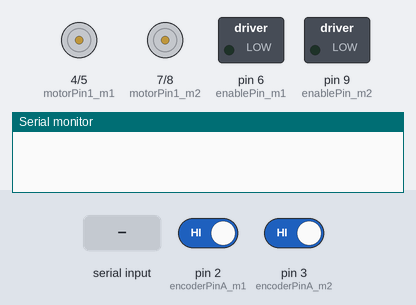
Bench run of a sketch on a simulated Arduino Uno, built with avr-gcc and run on an emulated ATmega328P. On the bench: motor-driver pin pairs drawn as motors (green arrow = first pin HIGH = forward, orange = second pin HIGH = backward, longer = more drive), switched loads named in the sketch (green lamp = pin HIGH), the last lines printed to the serial monitor. The inputs (shaded band) are chosen by the test bench; at power-on: pin 2 (encoderPinA_m1) HIGH, pin 3 (encoderPinA_m2) HIGH.

Above: at 4.2 s.
4.3 s: ";" received over Serial
At 4.7 s:
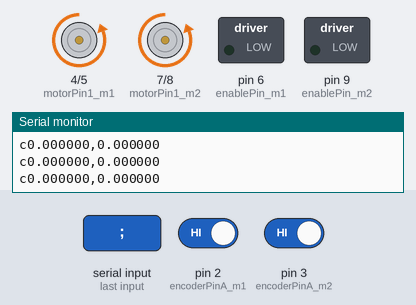
Timing chart, 0 to 7.3 s (numbered marks = the images above; inputs shaded):
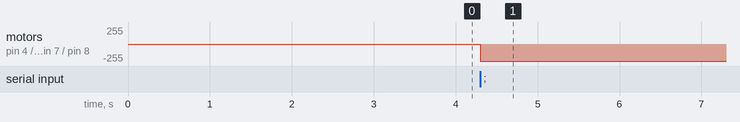

Measured:
- after the input at 4.3 s, motor on pin 4 (motorPin1_m1) / pin 5 (motorPin2_m1), motor on pin 7 (motorPin1_m2) / pin 8 (motorPin2_m2): stopped → backward 255/255 at once

The sketch:

Group1__PID.ino
```cpp
int i = 0;                // counter
String matlabStr = "";    // receives the string from matlab, it is empty at first
bool readyToSend = false; // flag to indicate a command was received and now ready to send back to matlab

char c;                   // characters received from matlab
float val1 = 0.0;         // input1 from matlab
float val2 = 0.0;         // input2 from matlab

bool doLogs = false;


// Define constants for pulses per revolution (PPR) and gear ratio (GR)
const float PPR1 = 3575.0855;
const float GR1 = 297.924;
const float CPR1 = 3;

const float PPR2 = 601.1077;
const float GR2 = 50.092;
const float CPR2 = 3;
// Variables for tracking encoder positions
volatile long counter_m1 = 0;
volatile long counter_m2 = 0;
int aLastState_m1;
int aLastState_m2;

// Pins for reading encoders of motor 1 and 2
const int encoderPinA_m1 = 2;
const int encoderPinB_m1 = 10;
const int encoderPinA_m2 = 3;
const int encoderPinB_m2 = 11;

// Pins for setting the direction of motor 1 and 2
const int motorPin1_m1 = 4;
const int motorPin2_m1 = 5;
const int motorPin1_m2 = 7;
const int motorPin2_m2 = 8;

// Pins for setting the speed of rotation (Enable pin) of motors 1 and 2
const int enablePin_m1 = 6;
const int enablePin_m2 = 9;

// Variables for encoder positions and desired positions
long currentPosition_m1 = 0;
long currentPosition_m2 = 0;
float demandPositionInDegrees_m1 = 0;
float demandPositionInDegrees_m2 = 0;
float currentPositionInDegrees_m1;
float currentPositionInDegrees_m2;

// Time parameters
unsigned long currentTime;
unsigned long previousTime = 0;
unsigned long deltaT;

// PID gains
float Kp_m1 = 1.8, Kd_m1 = 0.8, Ki_m1 = 0;
float Kp_m2 = 2, Kd_m2 = 0, Ki_m2 = 0;

// Error values
float errorPositionInDegrees_prev_m1 = 0, errorPositionInDegrees_sum_m1 = 0;
float errorPositionInDegrees_prev_m2 = 0, errorPositionInDegrees_sum_m2 = 0;

void setup() {
  Serial.begin(9600);

  // Task 1: Initialize the pins using pinMode and attachInterrupt functions
  pinMode(encoderPinA_m1, INPUT_PULLUP);
  attachInterrupt(digitalPinToInterrupt(encoderPinA_m1), updateEncoder_m1, CHANGE);

  pinMode(encoderPinB_m1, INPUT_PULLUP);
  pinMode(encoderPinA_m2, INPUT_PULLUP);
  attachInterrupt(digitalPinToInterrupt(encoderPinA_m2), updateEncoder_m2, CHANGE);

  pinMode(encoderPinB_m2, INPUT_PULLUP);

  // Initialize motor control pins
  pinMode(motorPin1_m1, OUTPUT);
  pinMode(motorPin2_m1, OUTPUT);
  pinMode(motorPin1_m2, OUTPUT);
  pinMode(motorPin2_m2, OUTPUT);
  pinMode(enablePin_m1, OUTPUT);
  pinMode(enablePin_m2, OUTPUT);

  aLastState_m1 = digitalRead(encoderPinA_m1);
  aLastState_m2 = digitalRead(encoderPinA_m2);

  delay(3000); // 等待一段时间
  previousTime = micros(); // 初始化时间
}


void loop() {

  if (doLogs == true) {
    Serial.print("beginning");
  }

  if (readyToSend == false) {
    if (Serial.available() > 0)
    {       // is there anything received?
      c = Serial.read();                // read characters
      matlabStr = matlabStr + c;        // append characters to string as these are received

      if (matlabStr.indexOf(";") != -1)
      { // have we received a semicolon (indicates end of command from MATLAB)?
        readyToSend = true;             // then set flag to true since we have received the full command

        // parse incoming data, e.g. C40.0,3.5;
        int posComma1 = matlabStr.indexOf(",");                     // position of comma in string
        val1 = matlabStr.substring(1, posComma1).toFloat();         // float from substring from character 1 to comma position
        int posEnd = matlabStr.indexOf(";");                        // position of last character
        val2 = matlabStr.substring(posComma1 + 1, posEnd).toFloat(); // float from substring from comma+1 to end-1
        demandPositionInDegrees_m1=val1;
        demandPositionInDegrees_m2=val2;
      }
    }
  }


  // Task 2: Compute the current position in degrees and bound it to [-360,360]
   currentPositionInDegrees_m1 = ((counter_m1 * 360) / (CPR1 * GR1 * 2));
   currentPositionInDegrees_m2 = ((counter_m2 * 360) / (CPR2 * GR2 * 2));

   if (currentPositionInDegrees_m1 >= 360.0 || currentPositionInDegrees_m1 <= -360.0) {
    counter_m1 -= ((GR1 * CPR1 * 2) * ((int)(currentPositionInDegrees_m1 / 360)));
   }

   if (currentPositionInDegrees_m2 >= 360.0 || currentPositionInDegrees_m2 <= -360.0) {
    counter_m2 -= ((GR2 * CPR2 * 2) * ((int)(currentPositionInDegrees_m2 / 360)));
   }

  // Task 3: Compute elapsed time (deltaT) and control the frequency of printing
   currentTime = micros();
   deltaT = currentTime - previousTime;
   previousTime = currentTime;

   if (doLogs==true) {
    Serial.println(deltaT);
   }

   if (deltaT > 400) {
    // Task 4: Compute error (P,I,D)
     float errorPositionInDegrees_m1 = currentPositionInDegrees_m1 - demandPositionInDegrees_m1;
     float errorPositionInDegrees_diff_m1 = (errorPositionInDegrees_m1 - errorPositionInDegrees_prev_m1) / deltaT;
     errorPositionInDegrees_sum_m1 += errorPositionInDegrees_m1;
     errorPositionInDegrees_prev_m1 = errorPositionInDegrees_m1;

     float errorPositionInDegrees_m2 = currentPositionInDegrees_m2 - demandPositionInDegrees_m2;
     float errorPositionInDegrees_diff_m2 = (errorPositionInDegrees_m2 - errorPositionInDegrees_prev_m2) / deltaT;
     errorPositionInDegrees_sum_m2 += errorPositionInDegrees_m2;
     errorPositionInDegrees_prev_m2 = errorPositionInDegrees_m2;

    // Task 5: Compute the PID output
     float controllerOutput_m1 = errorPositionInDegrees_m1 * Kp_m1 + errorPositionInDegrees_diff_m1 * Kd_m1 + errorPositionInDegrees_sum_m1 * Ki_m1 * deltaT;
      controllerOutput_m1 = constrain(controllerOutput_m1, -255, 255);

     float controllerOutput_m2 = errorPositionInDegrees_m2 * Kp_m2 + errorPositionInDegrees_diff_m2 * Kd_m2 + errorPositionInDegrees_sum_m2 * Ki_m2 * deltaT;
     controllerOutput_m2 = constrain(controllerOutput_m2, -255, 255);


    // Check the counter to stop motor
     volatile long expectedcounter2 = demandPositionInDegrees_m2*(CPR2 * GR2 * 2)/360;
     if (abs(counter_m2) > expectedcounter2) {
       controllerOutput_m2 = 0;
     }
     volatile long expectedcounter1 = demandPositionInDegrees_m1*(CPR1 * GR1 * 2)/360;
     if (abs(counter_m1) > expectedcounter1) {
       controllerOutput_m1 = 0;
     }


    // Task 6: Send voltage to motors
     if (controllerOutput_m1 > 0) {
       digitalWrite(motorPin1_m1, HIGH);
       digitalWrite(motorPin2_m1, LOW);
       analogWrite(enablePin_m1, controllerOutput_m1);
     } else {
       digitalWrite(motorPin1_m1, LOW);
       digitalWrite(motorPin2_m1, HIGH);
       analogWrite(enablePin_m1, -controllerOutput_m1);
     }

     if (controllerOutput_m2 > 0) {
       digitalWrite(motorPin1_m2, HIGH);
       digitalWrite(motorPin2_m2, LOW);
       analogWrite(enablePin_m2, controllerOutput_m2);
     } else {
       digitalWrite(motorPin1_m2, LOW);
       digitalWrite(motorPin2_m2, HIGH);
       analogWrite(enablePin_m2, -controllerOutput_m2);
     }


    // updateEncoder_m1();
    // updateEncoder_m2();


    // Task 7: Print the current position and demand for plotting
    if (doLogs == true)
    {
    Serial.println("Loop is running...");
    Serial.print("Current Position m1: ");
    Serial.println(currentPositionInDegrees_m1);

    Serial.print("Demand Position m1: ");
    Serial.println(demandPositionInDegrees_m1);

    Serial.print("Current Position m2: ");
    Serial.println(currentPositionInDegrees_m2);

    Serial.print("Demand Position m2: ");
    Serial.println(demandPositionInDegrees_m2);
    }

}

  // Send data back to MATLAB if ready
   if (readyToSend) {
     Serial.print("c");                    // command
     Serial.print(currentPositionInDegrees_m1, 6);
     Serial.print(",");                    // delimiter
     Serial.print(currentPositionInDegrees_m2, 6);
     Serial.write(13);                     // carriage return (CR)
     Serial.write(10);                     // new line (NL)
     //readyToSend = false;
     i += 1;
   }
}

// Interrupt functions for tracking the encoder positions
void updateEncoder_m1() {
  int aState = digitalRead(encoderPinA_m1);
  int bState = digitalRead(encoderPinB_m1);

  if (aState != aLastState_m1) {
    if (bState != aState) {
      counter_m1++;
    } else {
      counter_m1--;
    }
    aLastState_m1 = aState;
  }

}


void updateEncoder_m2() {
  int aState = digitalRead(encoderPinA_m2);
  int bState = digitalRead(encoderPinB_m2);

  if (aState != aLastState_m2) {
    if (bState != aState) {
      counter_m2++;
    } else {
      counter_m2--;
    }
    aLastState_m2 = aState;
  }

}
```
